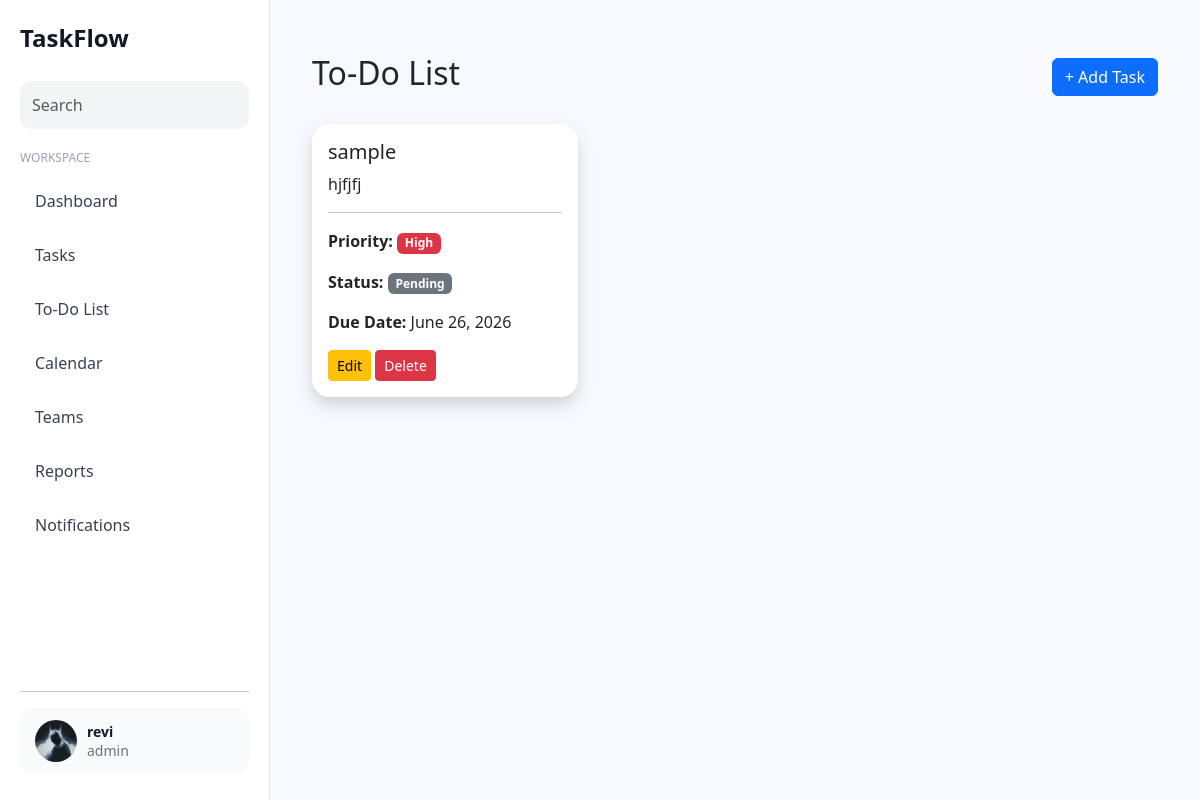
Screenshot of /todo/ (signed in) with the database file from the repository.
### accounts/models.py (models this page shows, shortened)
class UserProfile(models.Model):
    user = models.OneToOneField(
        User,
        on_delete=models.CASCADE
    )
    full_name = models.CharField(
        max_length=100,
        blank=True,
        default=''
    )
    phone_number = models.CharField(
        max_length=15,
        blank=True,
        default=''
    )
    role = models.CharField(
        max_length=100,
        blank=True,
        default=''
    )
    theme = models.CharField(
        max_length=10,
        default='light'
    )
    profile_picture = models.ImageField(
        upload_to='profiles/',
        blank=True,
        null=True
    )

### home/models.py (models this page shows, shortened)
class Task(models.Model):
    PRIORITY_CHOICES = [
        ('High', 'High'),
        ('Medium', 'Medium'),
        ('Low', 'Low'),
    ]
    STATUS_CHOICES = [
        ('Pending', 'Pending'),
        ('In Progress', 'In Progress'),
        ('Completed', 'Completed'),
    ]
    user = models.ForeignKey(
        User,
        on_delete=models.CASCADE,
        related_name='tasks'
    )
    title = models.CharField(
        max_length=100
    )
    description = models.TextField()
    priority = models.CharField(
        max_length=20,
        choices=PRIORITY_CHOICES,
        default='Medium'
    )
    status = models.CharField(
        max_length=20,
        choices=STATUS_CHOICES,
        default='Pending'
    )
    due_date = models.DateField()
    created_at = models.DateTimeField(
        auto_now_add=True
    )

### home/views.py (the view)
# urls.py: path('todo/', todofn, name='todo'),
def todofn(request):
    tasks = Task.objects.filter(
        user=request.user,
        status='Pending'
)
    return render(
        request,
        'home/todo.html',
        {
            'tasks': tasks
        }
    )

### home/templates/home/todo.html
{% extends 'base.html' %}
{% block content %}
<div class="container-fluid">
    <div class="d-flex justify-content-between align-items-center mb-4">
        <h2>To-Do List</h2>
        <a href="{% url 'addtask' %}"
           class="btn btn-primary">
            + Add Task
        </a>
    </div>
    <div class="row">
        {% for task in tasks %}
        <div class="col-md-4 mb-4">
            <div class="card shadow border-0">
                <div class="card-body">
                    <h5>{{ task.title }}</h5>
                    <p>{{ task.description }}</p>
                    <hr>
                    <p>
                        <strong>Priority:</strong>
                        {% if task.priority == 'High' %}
                            <span class="badge bg-danger">
                                High
                            </span>
                        {% elif task.priority == 'Medium' %}
                            <span class="badge bg-warning text-dark">
                                Medium
                            </span>
                        {% else %}
                            <span class="badge bg-success">
                                Low
                            </span>
                        {% endif %}
                    </p>
                    <p>
                        <strong>Status:</strong>
                        <span class="badge bg-secondary">
                            {{ task.status }}
                        </span>
                    </p>
                    <p>
                        <strong>Due Date:</strong>
                        {{ task.due_date }}
                    </p>
                    <a href="{% url 'edittask' task.id %}"
                       class="btn btn-warning btn-sm">
                        Edit
                    </a>
                    <a href="{% url 'deletetask' task.id %}"
                       class="btn btn-danger btn-sm">
                        Delete
                    </a>
                </div>
            </div>
        </div>
        {% empty %}
        <div class="col-12">
            <div class="alert alert-info">
                No pending tasks found.
            </div>
        </div>
        {% endfor %}
    </div>
</div>
{% endblock %}

### home/templates/base.html (shortened to what this page needs)
{% load static %}
<!DOCTYPE html>
<html lang="en">
<head>
<link href="https://cdn.jsdelivr.net/npm/bootstrap@5.3.3/dist/css/bootstrap.min.css"
      rel="stylesheet">
</head>
<body class="{% if request.user.is_authenticated and request.user.userprofile.theme == 'dark' %}dark-theme{% endif %}">
<div class="sidebar">
    <div class="logo">
        TaskFlow
    </div>
    <div class="search-box">
        <input
            type="text"
            class="form-control"
            placeholder="Search">
    </div>
    <div class="menu-title">
        Workspace
    </div>
    <a href="{% url 'dashboard' %}">
        Dashboard
    </a>
    <a href="{% url 'tasks' %}">
        Tasks
    </a>
    <a href="{% url 'todo' %}">
        To-Do List
    </a>
    <a href="{% url 'calendar' %}">
        Calendar
    </a>
    <a href="/teams/">
        Teams
    </a>
    <a href="{% url 'reports' %}">
        Reports
    </a>
    <a href="{% url 'notifications' %}">
        Notifications
    </a>
    <div class="bottom-menu">
        <hr>
        <a
            href="{% url 'profile' %}"
            class="user-card">
            {% if request.user.userprofile.profile_picture %}
                <img
                    src="{{ request.user.userprofile.profile_picture.url }}"
                    class="user-avatar">
            {% else %}
                <img
                    src="https://ui-avatars.com/api/?name={{ request.user.username }}"
                    class="user-avatar">
            {% endif %}
            <div class="user-info">
                <strong>
                    {% if request.user.userprofile.full_name %}
                        {{ request.user.userprofile.full_name }}
                    {% else %}
                        {{ request.user.username }}
                    {% endif %}
                </strong>
                <br>
                <small>
                    {% if request.user.userprofile.role %}
                        {{ request.user.userprofile.role }}
                    {% else %}
                        Team Member
                    {% endif %}
                </small>
            </div>
        </a>
    </div>
</div>
<div class="main-content">
    {% block content %}
    {% endblock %}
</div>
</body>
</html>

### home/templates/base.html (style rules this page uses)
* { margin:0; padding:0; box-sizing:border-box; }
body { background:#F8F9FC; font-family:'Segoe UI',sans-serif; }
.sidebar { position:fixed; left:0; top:0; width:270px; height:100vh; background:#ffffff; border-right:1px solid #E5E7EB; padding:20px; display:flex; flex-direction:column; overflow-y:auto; }
.logo { font-size:24px; font-weight:700; margin-bottom:25px; color:#111827; }
.search-box { margin-bottom:20px; }
.search-box input { border:none; background:#F3F4F6; border-radius:12px; padding:12px; }
.menu-title { font-size:12px; color:#9CA3AF; text-transform:uppercase; margin-bottom:10px; }
.sidebar a { display:flex; align-items:center; text-decoration:none; color:#374151; padding:12px 15px; border-radius:12px; margin-bottom:6px; transition:0.3s; }
.bottom-menu { margin-top:auto; }
.user-card { background:#F9FAFB; border-radius:15px; padding:12px; display:flex !important; align-items:center; }
.user-avatar { width:42px; height:42px; border-radius:50%; object-fit:cover; margin-right:10px; }
.user-info { line-height:1.2; }
.user-info strong { font-size:14px; color:#111827; }
.user-info small { color:#6B7280; }
.main-content { margin-left:270px; padding:30px; }
.card { border:none; border-radius:18px; box-shadow:0 4px 20px rgba(0,0,0,0.06); }

### rows the page displays
Task: title "sample", description "hjfjfj", priority "High", status "Pending", due_date "June 26, 2026"

### other values shown
{{ request.user.userprofile.full_name }} "revi"
{{ request.user.userprofile.role }} "admin"
